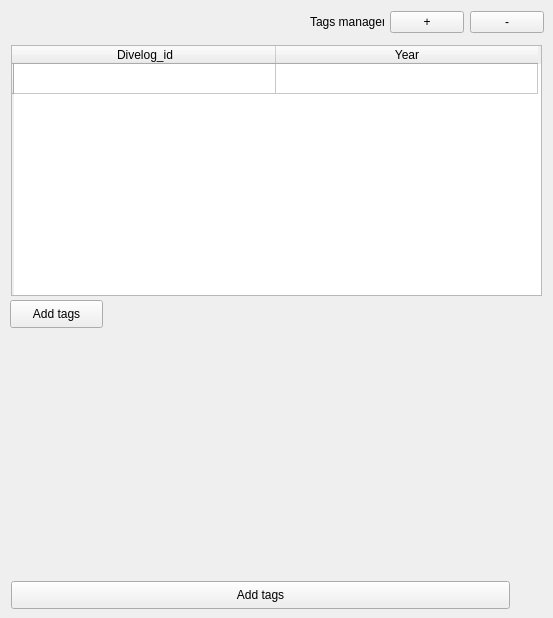
      <widget class="QWidget" name="tab_4">
       <attribute name="title">
        <string>Doc UW</string>
       </attribute>
       <widget class="QTableWidget" name="tableWidgetTags_MAT_3">
        <property name="geometry">
         <rect>
          <x>11</x>
          <y>45</y>
          <width>531</width>
          <height>251</height>
         </rect>
        </property>
        <attribute name="horizontalHeaderDefaultSectionSize">
         <number>262</number>
        </attribute>
        <row>
         <property name="text">
          <string/>
         </property>
        </row>
        <column>
         <property name="text">
          <string>Divelog_id</string>
         </property>
        </column>
        <column>
         <property name="text">
          <string>Year</string>
         </property>
        </column>
       </widget>
       <widget class="QPushButton" name="pushButton_assignTags_POT_2">
        <property name="geometry">
         <rect>
          <x>11</x>
          <y>581</y>
          <width>499</width>
          <height>28</height>
         </rect>
        </property>
        <property name="text">
         <string>Add tags</string>
        </property>
       </widget>
       <widget class="QPushButton" name="pushButton_assignTags_docuw">
        <property name="geometry">
         <rect>
          <x>10</x>
          <y>300</y>
          <width>93</width>
          <height>28</height>
         </rect>
        </property>
        <property name="toolTip">
         <string>&lt;html&gt;&lt;head/&gt;&lt;body&gt;&lt;p&gt;Assign tag to selected images&lt;/p&gt;&lt;/body&gt;&lt;/html&gt;</string>
        </property>
        <property name="text">
         <string>Add tags</string>
        </property>
        <property name="icon">
         <iconset resource="../../../hff_system_-master/resources/resources.qrc">
          <normaloff>:/icons/add_tag.png</normaloff>:/icons/add_tag.png</iconset>
        </property>
       </widget>
       <widget class="QWidget" name="layoutWidget">
        <property name="geometry">
         <rect>
          <x>310</x>
          <y>10</y>
          <width>234</width>
          <height>25</height>
         </rect>
        </property>
        <layout class="QGridLayout" name="gridLayout_19">
         <item row="0" column="0">
          <widget class="QLabel" name="label_7">
           <property name="text">
            <string>Tags manager</string>
           </property>
          </widget>
         </item>
         <item row="0" column="1">
          <widget class="QPushButton" name="pushButton_addRow_POT_2">
           <property name="text">
            <string>+</string>
           </property>
          </widget>
         </item>
         <item row="0" column="2">
          <widget class="QPushButton" name="pushButton_removeRow_POT_2">
           <property name="text">
            <string>-</string>
           </property>
          </widget>
         </item>
        </layout>
       </widget>
      </widget>
